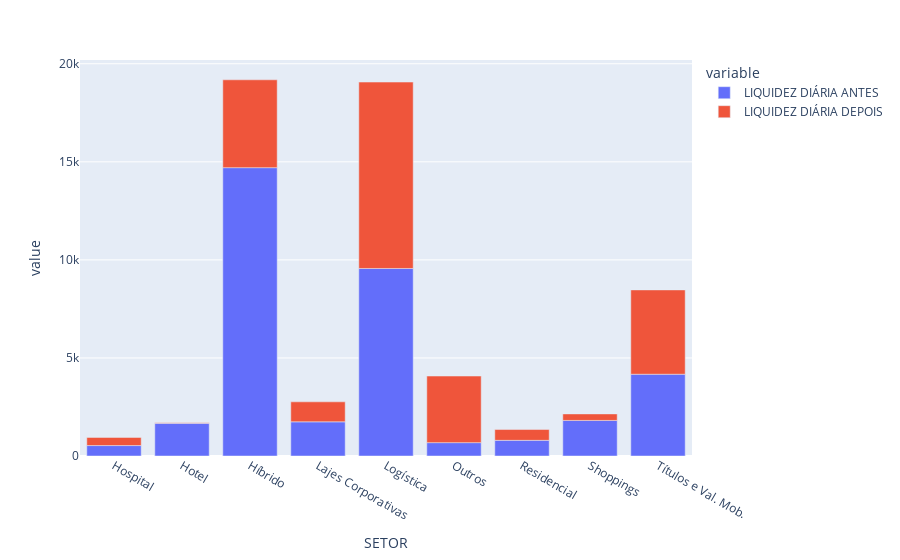

Notebook code cell kept with this figure:
### Markdown cell above
Pela tabela acima pode-se observar que apenas os setor de hospital, lajes coorporativas,

### Code cell
import plotly.express as px
px.bar(a3,y=['LIQUIDEZ DIÁRIA ANTES','LIQUIDEZ DIÁRIA DEPOIS'],x='SETOR')

### Figure 1 — Plotly figure (JSON) as saved in the notebook; plotly's stock layout.template omitted (floating-point values rounded to 4 significant figures)
{"data": [{"alignmentgroup": "True", "hovertemplate": "variable=LIQUIDEZ DIÁRIA ANTES<br>SETOR=%{x}<br>value=%{y}<extra></extra>", "legendgroup": "LIQUIDEZ DIÁRIA ANTES", "marker": {"color": "#636efa"}, "name": "LIQUIDEZ DIÁRIA ANTES", "offsetgroup": "LIQUIDEZ DIÁRIA ANTES", "orientation": "v", "showlegend": true, "textposition": "auto", "type": "bar", "x": ["Hospital", "Hotel", "Híbrido", "Lajes Corporativas", "Logística", "Outros", "Residencial", "Shoppings", "Títulos e Val. Mob."], "xaxis": "x", "y": [532, 1665, 14703, 1743, 9562.0, 681.5, 799, 1814, 4170], "yaxis": "y"}, {"alignmentgroup": "True", "hovertemplate": "variable=LIQUIDEZ DIÁRIA DEPOIS<br>SETOR=%{x}<br>value=%{y}<extra></extra>", "legendgroup": "LIQUIDEZ DIÁRIA DEPOIS", "marker": {"color": "#EF553B"}, "name": "LIQUIDEZ DIÁRIA DEPOIS", "offsetgroup": "LIQUIDEZ DIÁRIA DEPOIS", "orientation": "v", "showlegend": true, "textposition": "auto", "type": "bar", "x": ["Hospital", "Hotel", "Híbrido", "Lajes Corporativas", "Logística", "Outros", "Residencial", "Shoppings", "Títulos e Val. Mob."], "xaxis": "x", "y": [415, 34, 4480, 1019, 9504.0, 3396, 551, 332, 4298.0], "yaxis": "y"}], "layout": {"barmode": "relative", "legend": {"title": {"text": "variable"}, "tracegroupgap": 0}, "margin": {"t": 60}, "xaxis": {"anchor": "y", "domain": [0, 1], "title": {"text": "SETOR"}}, "yaxis": {"anchor": "x", "domain": [0, 1], "title": {"text": "value"}}}}
